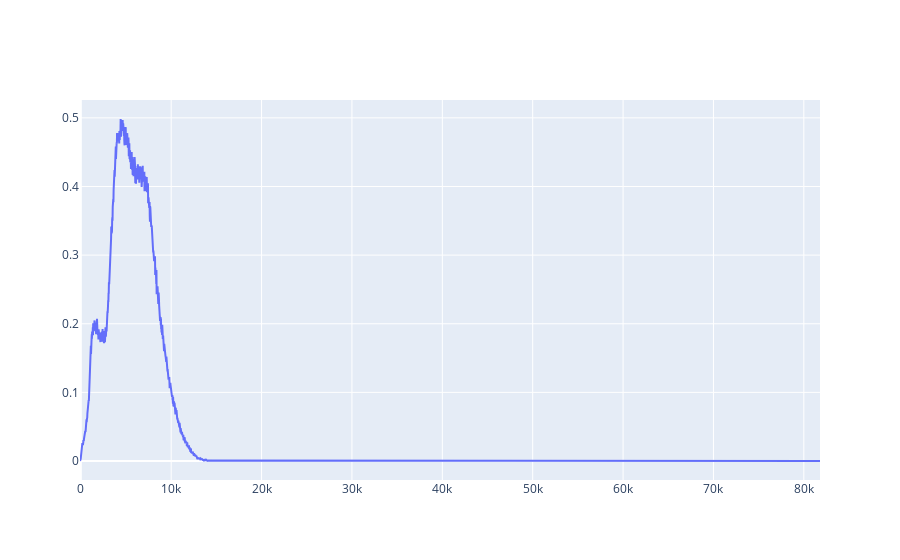

The notebook cell saved with this chart:
### Code cell
# estrapolazione energie dai picchi del fondo del LYSO

import plotly.graph_objects as go

fig = go.Figure(data=[go.Scatter(x=channel_back, y=frequency_back, mode='lines', name='Fondo LYSO')])
fig.show()

def parabola(x, a, x0, y0):
    return y0 + a*(x-x0)**2

error = np.sqrt(counts_back)/time_back
error = np.concatenate((error, np.zeros(len(allungo_x))))[:len(channel_back)]

ls88 = LeastSquares(channel_back, frequency_back, error, parabola)
m88 = Minuit(ls88, a=-1, x0=1530, y0=0.2)
ls88.mask = (channel_back > 900) & (channel_back < 1200)
m88.migrad()
m88.hesse()

ls290 = LeastSquares(channel_back, frequency_back, error, parabola)
m290 = Minuit(ls290, a=-1, x0=4630, y0=np.max(frequency_back))
ls290.mask = (channel_back > 3800) & (channel_back < 5700)    
m290.migrad()
m290.hesse()

ls597 = LeastSquares(channel_back, frequency_back, error, parabola)
m597 = Minuit(ls597, a=-1, x0=6700, y0=0.43)
ls597.mask = (channel_back > 6000) & (channel_back < 7550)
m597.migrad()
m597.hesse()

def energy(x, k, eta):
    return -np.log(1 - x/k)/eta

def err_energy(x, err_x, k, eta, err_k, err_eta):
    return np.sqrt((err_eta/eta**2 * np.log(1-x/k))**2 + (x/(eta*k**2)/(1-x/k))**2 * err_k**2 + (err_x/(k*eta*(1-x/k)))**2)

ADC_peak_88keV = m88.values['x0'] 
ADC_error_88keV = m88.errors['x0']

ADC_peak_290keV = m290.values['x0']
ADC_error_290keV = m290.errors['x0']

ADC_peak_597keV = m597.values['x0']
ADC_error_597keV = m597.errors['x0']

energy_peak1 = energy(ADC_peak_88keV, m5.values['b'], m5.values['a']) 
error_energy_peak1 = err_energy(ADC_peak_88keV, ADC_error_88keV, m5.values['b'], m5.values['a'], m5.errors['b'], m5.errors['a'])

energy_peak2 = energy(ADC_peak_290keV, m5.values['b'], m5.values['a'])
error_energy_peak2 = err_energy(ADC_peak_290keV, ADC_error_290keV, m5.values['b'], m5.values['a'], m5.errors['b'], m5.errors['a'])

energy_peak3 = energy(ADC_peak_597keV, m5.values['b'], m5.values['a'])
error_energy_peak3 = err_energy(ADC_peak_597keV, ADC_error_597keV, m5.values['b'], m5.values['a'], m5.errors['b'], m5.errors['a'])

print(f'energia picco 1 (88keV?): {energy_peak1} +- {error_energy_peak1}, sigma = {abs(energy_peak1-88)/error_energy_peak1}')
print(f'energia picco 2 (290keV oppure 395keV): {energy_peak2} +- {error_energy_peak2}, sigma = {abs(energy_peak2-395)/error_energy_peak2}')
print(f'energia picco 3 (597keV?): {energy_peak3} +- {error_energy_peak3}, sigma = {abs(energy_peak3-597)/error_energy_peak3}')

# plot del fondo con le parabole sopra
plt.subplots(figsize=(10, 6))
xaxis1 = np.linspace(750, 2000, 1000)
xaxis2 = np.linspace(2000, 7000, 1000)
xaxis3 = np.linspace(4000, 9000, 1000)
plt.errorbar(channel_back[0:700], frequency_back[0:700], yerr=error[0:700], label='Fondo LYSO', color='blue', alpha=0.5)
plt.plot(xaxis1, parabola(xaxis1, *m88.values), label='Fit 88 keV', color='red')
plt.plot(xaxis2, parabola(xaxis2, *m290.values), label='Fit 395 keV', color='green')
plt.plot(xaxis3, parabola(xaxis3, *m597.values), label='Fit 597 keV', color='orange')
plt.xlabel('Channel')
plt.ylabel('Frequercy [Hz]')
plt.title('LYSO background with energy peaks estimation')
plt.grid()
plt.legend()
plt.show()

### Figure 1 — Plotly figure (JSON) as saved in the notebook; plotly's stock layout.template omitted (floating-point values rounded to 4 significant figures; data arrays with more than 128 entries replaced by an {"elided": "..."} marker saying what was removed)
{"data": [{"mode": "lines", "name": "Fondo LYSO", "type": "scatter", "x": {"elided": "4096 int values"}, "y": {"elided": "4096 float values"}}], "layout": {}}
